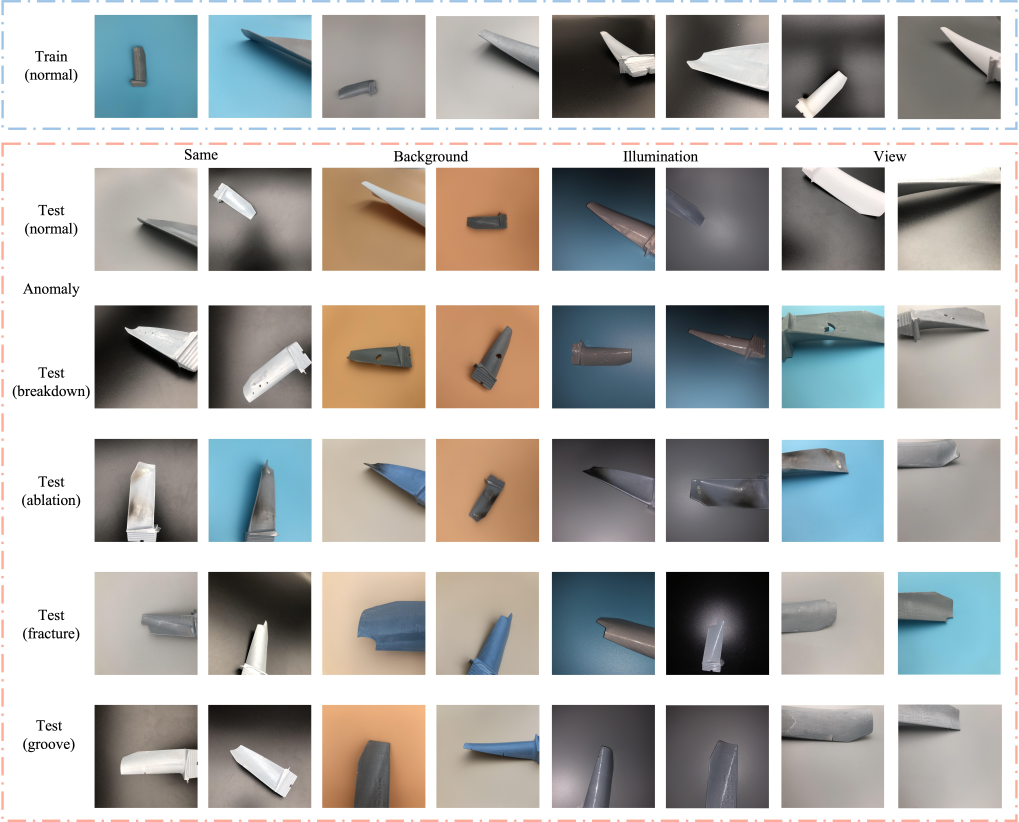
#> input picture MMR/assets/image/dataset_s.jpg, 6109 x 4931 px (shown at 1/6 size); its folder holds only this picture in this run
$ python -i region_crop.py   (imports and definitions only)
#> lines starting #> are read from the running program, lines starting #| are printed output that depends on the picture; after the words box and inside, x2 and y2 are one past the last pixel; in counts of white or black regions, pixels touching at a corner belong together
"""MMR이 찾은 이상 위치를 원본에서 잘라 내고(해상도 유지), 전체 사진에는 빨간 박스로 표시한다.

흐름
  1) MMR 이상 맵(anomaly_maps_*.npz, 이미지당 224x224)에서 점수가 가장 높은 덩어리의 네모(박스)를 찾는다.
  2) 맵 좌표를 원본 좌표로 바꾼다.
       MMR은 이미지를 256x256으로 줄인 뒤 가운데 224x224를 썼다 -> 원본 x = (맵 x + 16) * (원본 가로 / 256)
  3) 박스를 감싸는 정사각형 영역을 원본에서 그대로 자른다(줄이지 않는 것이 목적).
  4) 전체 사진(줄임) + 같은 영역을 빨간 박스로 표시한 그림, 그리고 자른 사진(원본 해상도) 두 장을 돌려준다.

참고 이미지(정답 마스크가 있는 이미지)는 마스크에서 박스를 만든다.
"""
import glob
import os

import numpy as np
from PIL import Image, ImageDraw
from scipy import ndimage

MAP_SIZE = 224          # MMR 이상 맵 크기
RESIZE = 256            # MMR이 줄인 크기 (Resize((256,256)) 후 CenterCrop(224))
OFFSET = (RESIZE - MAP_SIZE) // 2   # = 16


class MapIndex:
    """out_dir 의 anomaly_maps_*.npz 를 읽어 (타입폴더/도메인/파일이름) -> 224x224 맵 으로 찾을 수 있게 한다."""

    # [18 lines left out: functions __init__, _key, not called in this run]

    def get(self, path):
        return self.maps[self._key(path)]


# [15 lines left out: functions bbox_from_map, map_box_to_original, not called in this run]


def square_region(box, width, height, min_side=560, scale=1.3, max_side=900):
    """박스를 감싸는 정사각형 (원본 좌표). 너무 작으면 주변이 보이게 min_side까지 넓히고, 너무 크면 max_side로 제한."""
    x0, y0, x1, y1 = box
    cx, cy = (x0 + x1) / 2.0, (y0 + y1) / 2.0
    side = max(x1 - x0, y1 - y0) * scale
    side = min(max(side, min_side), max_side, width, height)
    left = min(max(cx - side / 2.0, 0), width - side)
    top = min(max(cy - side / 2.0, 0), height - side)
    return int(left), int(top), int(left + side), int(top + side)


def box_from_mask(mask_path, width, height):
    """정답 마스크에서 결함 네모 (원본 좌표). 마스크 크기가 원본과 다르면 비율로 맞춘다."""
    m = np.array(Image.open(mask_path).convert("L")) > 0
    if not m.any():
        raise ValueError("마스크가 비어 있습니다: {}".format(mask_path))
    ys, xs = np.where(m)
    mh, mw = m.shape
    sx, sy = width / float(mw), height / float(mh)
    return (xs.min() * sx, ys.min() * sy, (xs.max() + 1) * sx, (ys.max() + 1) * sy)


def make_views(image_path, region_box=None, overview_side=504, crop_side=560, draw_box=True):
    """(전체 사진 + 빨간 박스, 박스 부분 확대 사진). region_box 는 원본 좌표의 정사각형 영역.
    확대 사진은 원본에서 그대로 자르고, 영역이 crop_side보다 클 때만 그 크기로 줄인다."""
    img = Image.open(image_path).convert("RGB")
    w, h = img.size
    left, top, right, bottom = region_box
    crop = img.crop((left, top, right, bottom))
    if crop.size[0] > crop_side:
        crop = crop.resize((crop_side, crop_side), Image.LANCZOS)
    overview = img.resize((overview_side, overview_side), Image.LANCZOS)
    if draw_box:
        d = ImageDraw.Draw(overview)
        k = overview_side / float(w)
        d.rectangle([left * k, top * k, right * k, bottom * k], outline=(255, 0, 0), width=4)
    return overview, crop


# [5 lines left out: function views_from_map, not called in this run]


def views_from_mask(image_path, region_kw=None, **kw):
    """참고 이미지: 정답 마스크로 영역을 정한다. (test -> ground_truth 폴더, 같은 파일 이름)"""
#> called with image_path = '../../../MMR/assets/image/dataset_s.jpg'
    mask_path = image_path.replace("/test/", "/ground_truth/")
    w, h = Image.open(image_path).size
#> w = 6109; h = 4931
    box = box_from_mask(mask_path, w, h)
#> in box_from_mask, `m = np.array(Image.open(mask_path).convert("L")) > 0`:
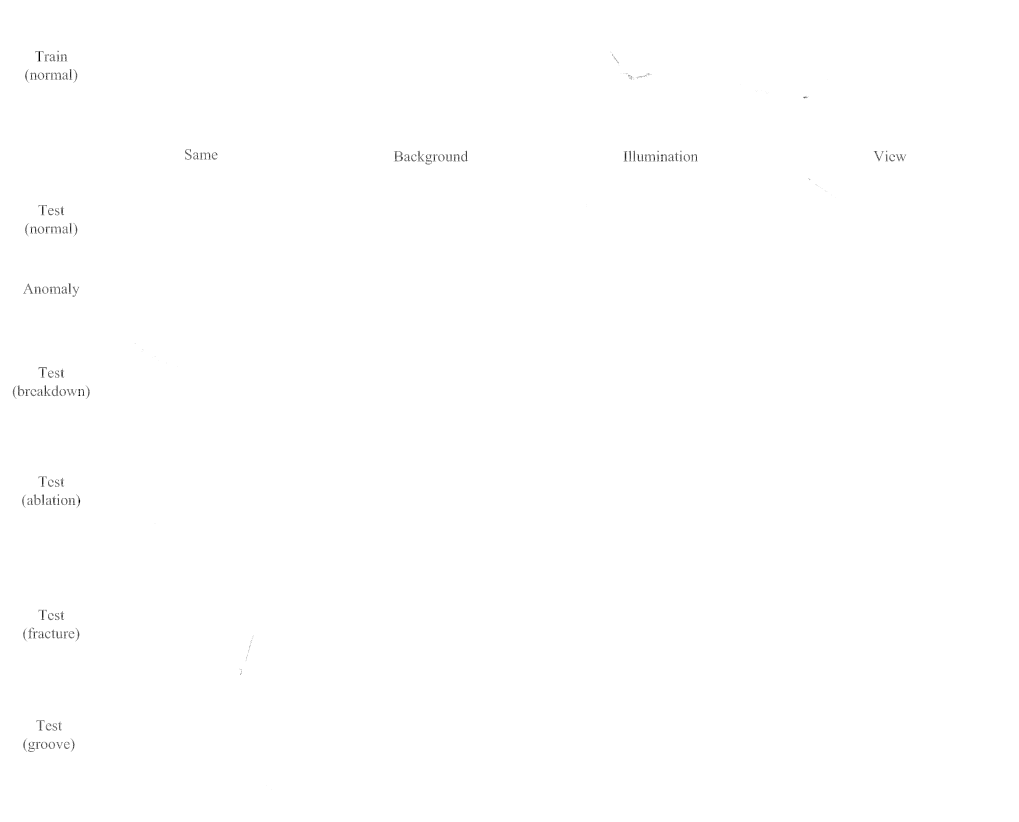
#> m: shape (4931, 6109) bool (shown at 1/6 size); 99.8% white; black in thin lines or dots, all inside (x1, y1, x2, y2) = (77, 304, 5437, 4738)
#> in box_from_mask, `sx, sy = width / float(mw), height / float(mh)`: sx = 1
#> box = (0, 0, 6109, 4931)
    return make_views(image_path, square_region(box, w, h, **(region_kw or {})), **kw)
#> in square_region, `x0, y0, x1, y1 = box`: x0 = 0; x1 = 6109; y1 = 4931
#> in square_region, `cx, cy = (x0 + x1) / 2.0, (y0 + y1) / 2.0`: cx = 3054.5; cy = 2465.5
#> in square_region, `side = max(x1 - x0, y1 - y0) * scale`: side = 7941.7
#> in square_region, `side = min(max(side, min_side), max_side, width, height)`: side = 900
#> in square_region, `left = min(max(cx - side / 2.0, 0), width - side)`: left = 2604.5
#> in square_region, `top = min(max(cy - side / 2.0, 0), height - side)`: top = 2015.5
#> in make_views, img is the input picture: PIL image 6109x4931 RGB; mean R, G, B 178.9, 178.4, 176.1
#> in make_views, `left, top, right, bottom = region_box`: left = 2604; top = 2015; right = 3504; bottom = 2915
#> in make_views, `crop = img.crop((left, top, right, bottom))`:
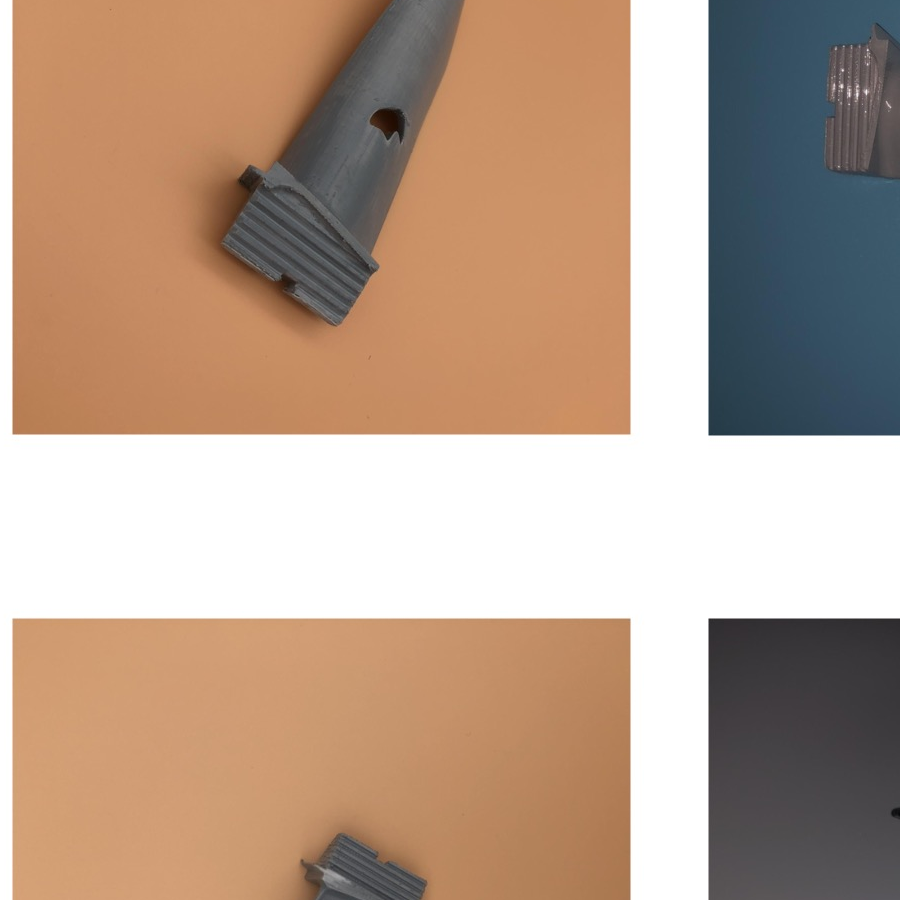
#> crop: PIL image 900x900 RGB; mean R, G, B 184.8, 159.7, 141.3
#> in make_views, `overview = img.resize((overview_side, overview_side), Image.LANCZOS)`:
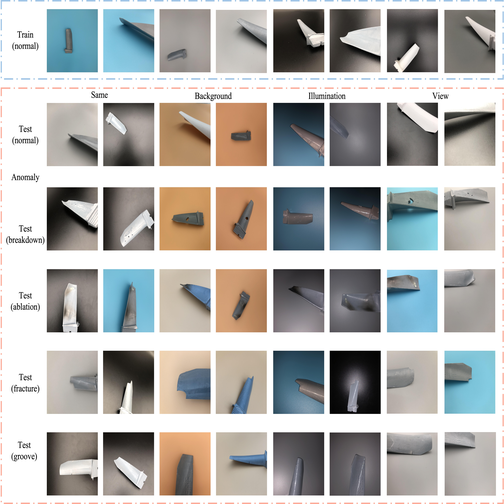
#> overview: PIL image 504x504 RGB; mean R, G, B 178.6, 178.1, 175.8


# [44 lines left out: functions topk_regions, views_multi, not called in this run]


# ---- 이상 맵 모양 특징 (라우터용) ----
MAP_FEATURE_NAMES = ["최댓값", "상위1% 평균", "평균", "표준편차", "최댓값-중앙값", "덩어리 면적비율", "가장 큰 덩어리 면적",
         "덩어리 수", "가늘기", "2순위 덩어리/1순위", "피크 x", "피크 y", "가장자리와의 거리"]


# [24 lines left out: function map_features, not called in this run]

>>> result = views_from_mask('../../../MMR/assets/image/dataset_s.jpg')
